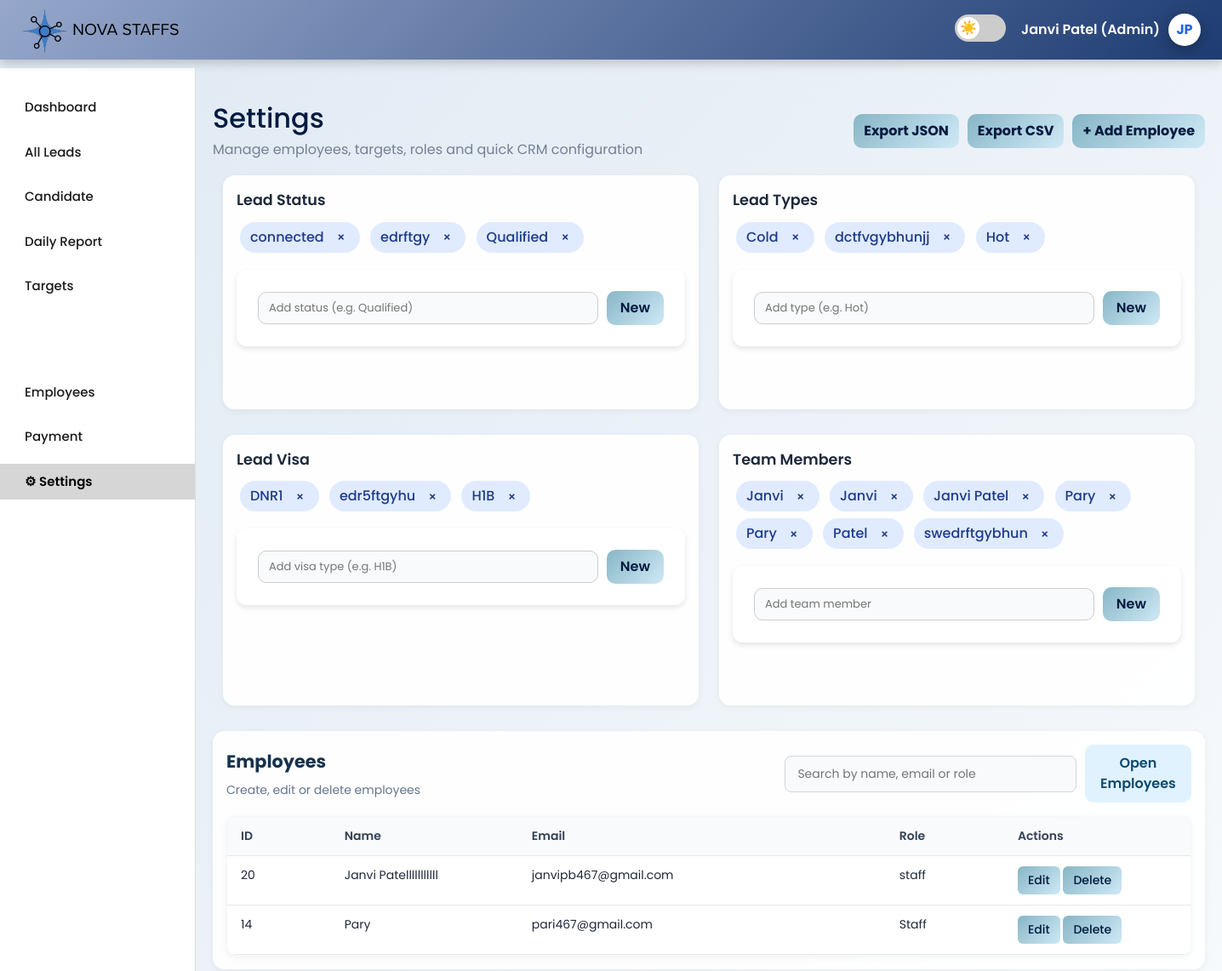
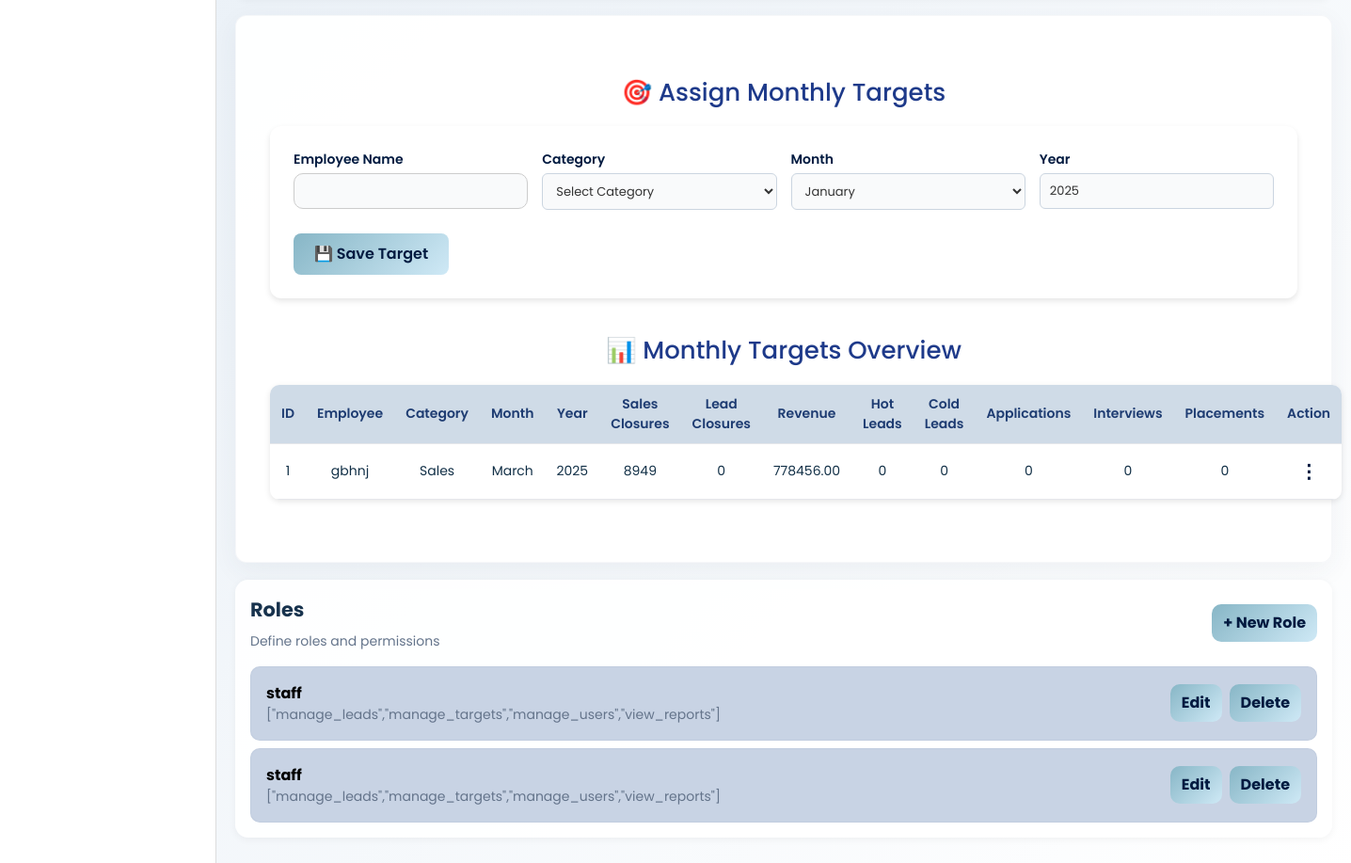
Screenshot of /setting.php (signed in) with the database file from the repository (2 pictures, top to bottom).
### tables this page shows
CREATE TABLE `lead_status` (
  `id` int(11) NOT NULL,
  `name` varchar(100) NOT NULL
);

CREATE TABLE `lead_type` (
  `id` int(11) NOT NULL,
  `name` varchar(100) NOT NULL
);

CREATE TABLE `lead_visa` (
  `id` int(11) NOT NULL,
  `name` varchar(100) NOT NULL
);

CREATE TABLE `team_members` (
  `id` int(11) NOT NULL,
  `name` varchar(100) NOT NULL
);

CREATE TABLE `employees` (
  `id` int(11) NOT NULL,
  `name` varchar(100) NOT NULL,
  `emp_id` varchar(50) NOT NULL,
  `join_date` date NOT NULL,
  `email` varchar(100) NOT NULL,
  `mobile` varchar(20) NOT NULL,
  `address` varchar(255) NOT NULL,
  `department` varchar(50) NOT NULL,
  `designation` varchar(50) NOT NULL,
  `salary` decimal(10,2) NOT NULL,
  `bank_account` varchar(50) NOT NULL,
  `ifsc` varchar(20) NOT NULL,
  `bank_name` varchar(100) NOT NULL,
  `payment_mode` varchar(20) NOT NULL,
  `created_at` timestamp NOT NULL DEFAULT current_timestamp(),
  `role` varchar(20) DEFAULT 'staff'
);

CREATE TABLE `month_target` (
  `id` int(11) NOT NULL,
  `employee` varchar(100) NOT NULL,
  `category` varchar(50) NOT NULL,
  `month` varchar(20) NOT NULL,
  `year` int(11) NOT NULL,
  `closure_sales` int(11) DEFAULT 0,
  `closure_lead` int(11) DEFAULT 0,
  `revenue` decimal(15,2) DEFAULT 0.00,
  `cold_leads` int(11) DEFAULT 0,
  `hot_leads` int(11) DEFAULT 0,
  `interviews` int(11) DEFAULT 0,
  `placements` int(11) DEFAULT 0,
  `applications` int(11) DEFAULT 0,
  `created_at` timestamp NOT NULL DEFAULT current_timestamp()
);

CREATE TABLE `roles` (
  `id` int(11) NOT NULL,
  `role_key` varchar(50) DEFAULT NULL,
  `role_name` varchar(100) DEFAULT NULL,
  `permissions` longtext DEFAULT NULL CHECK (json_valid(`permissions`)),
  `created_at` timestamp NOT NULL DEFAULT current_timestamp()
);

### setting.php (the view, shortened to what this page needs)
<?php
$servername = "localhost";
$username   = "root";
$password   = "";
$dbname     = "crm";
$conn = new mysqli($servername, $username, $password, $dbname);
$userName = $_SESSION['user_name'] ?? 'Guest';
$userRole = $_SESSION['user_role'] ?? "user";
function flash_get() {
    $f = $_SESSION['flash'] ?? null;
    return $f;
}
$conn->query("CREATE TABLE IF NOT EXISTS employees (
    id INT AUTO_INCREMENT PRIMARY KEY,
    name VARCHAR(255) NOT NULL,
    email VARCHAR(255) NOT NULL UNIQUE,
    role VARCHAR(100) DEFAULT 'Staff',
    created_at TIMESTAMP DEFAULT CURRENT_TIMESTAMP
)");
$conn->query("CREATE TABLE IF NOT EXISTS roles (
    id INT AUTO_INCREMENT PRIMARY KEY,
    role_name VARCHAR(100) NOT NULL,
    permissions TEXT,
    created_at TIMESTAMP DEFAULT CURRENT_TIMESTAMP
)");
$conn->query("CREATE TABLE IF NOT EXISTS targets (
    id INT AUTO_INCREMENT PRIMARY KEY,
    employee_id INT NOT NULL,
    category VARCHAR(100) DEFAULT '',
    target_value DECIMAL(14,2) NOT NULL,
    achieved_value DECIMAL(14,2) DEFAULT 0,
    month VARCHAR(20),
    year INT,
    created_at TIMESTAMP DEFAULT CURRENT_TIMESTAMP,
    updated_at TIMESTAMP NULL DEFAULT NULL,
    FOREIGN KEY (employee_id) REFERENCES employees(id) ON DELETE CASCADE
) ENGINE=InnoDB DEFAULT CHARSET=utf8mb4;");
$conn->query("CREATE TABLE IF NOT EXISTS logs (
    id INT AUTO_INCREMENT PRIMARY KEY,
    user VARCHAR(100),
    action VARCHAR(100),
    details TEXT,
    created_at TIMESTAMP DEFAULT CURRENT_TIMESTAMP
)");
$employees_res = $conn->query("SELECT id, name, email, role FROM employees ORDER BY name");
$roles_res = $conn->query("SELECT * FROM roles ORDER BY id ASC");
$flash = flash_get();
$logoPath = 'nova.png';
$leadStatus = $conn->query("SELECT * FROM lead_status ORDER BY `name` ASC");
$leadType   = $conn->query("SELECT * FROM lead_type ORDER BY `name` ASC");
$leadVisa   = $conn->query("SELECT * FROM lead_visa ORDER BY `name` ASC");
$teamMembers = $conn->query("SELECT * FROM team_members ORDER BY name ASC");
$editData = null;
$result = $conn->query("SELECT * FROM month_target ORDER BY id DESC");
?>
<!DOCTYPE html>
<html lang="en">
<head>
  <link href="https://cdn.jsdelivr.net/npm/bootstrap@5.3.2/dist/css/bootstrap.min.css" rel="stylesheet">
</head>
<body>
<header>
  <div class="header-left"><img src="<?=htmlspecialchars($logoPath)?>" alt="nova staff" class="logo"></div>
  <div class="header-right">
    <label class="switch"><input type="checkbox" id="themeToggle"><span class="slider"></span></label>
    <div class="profile" id="profileMenu">
      <span id="profileName"><?= htmlspecialchars($userName) ?>&nbsp;(<?= ucfirst($userRole) ?>)</span>
      <div class="profile-img">
        <?php
          $parts = explode(' ', trim($userName));
          $initials = strtoupper(substr($parts[0], 0, 1) . (isset($parts[1]) ? substr($parts[1], 0, 1) : ''));
          echo $initials;
        ?>
      </div>
    </div>
  </div>
</header>
<div class="sidebar">
  <button onclick="location.href='index.php'"> Dashboard</button>
  <button onclick="location.href='all_leads.php'"> All Leads</button>
  <button onclick="location.href='Candidate.php'"> Candidate</button>
  <button onclick="location.href='daily_report.php'"> Daily Report</button>
  <button onclick="location.href='target.php'"> Targets</button><br><br><br><br>
  <?php if($userRole === 'admin'): ?>
    <button onclick="location.href='employees.php'">Employees</button>
    <button  onclick="location.href='payment.php'">Payment</button>
    <button class="active" onclick="location.href='setting.php'">⚙ Settings</button>
  <?php endif; ?>
</div>
  <main class="main"><?php if ($flash): ?>
      <div class="alert alert-<?= $flash['type'] === 'error' ? 'danger' : 'success' ?>"><?= htmlspecialchars($flash['text']) ?></div>
    <?php endif; ?>
    <div style="display:flex;align-items:center;justify-content:space-between;margin-bottom:18px;">
      <div>
        <h1 style="margin:0; font-size:32px;">Settings</h1>
        <div style="color:var(--muted); margin-top:6px;">Manage employees, targets, roles and quick CRM configuration</div>
      </div>
      <div style="display:flex;gap:10px;align-items:center">
        <a href="?export_settings=1" class="btn btn-outline-primary">Export JSON</a>
        <a href="?export_csv=1" class="btn btn-outline-secondary">Export CSV</a>
        <button class="btn btn-primary" onclick="openEmployeeModal()">+ Add Employee</button>
      </div>
    </div>
    <div class="container-fluid">
      <div class="row g-4">
<div class="col-md-6">
  <div class="card p-3 h-100">
    <div class="section-title mb-2">Lead Status</div>
    <div>
      <?php if ($leadStatus && $leadStatus->num_rows): ?>
        <?php while ($row = $leadStatus->fetch_assoc()): ?>
          <span class="badge-item">
            <?= htmlspecialchars($row['name']) ?>
            <a href="?del_status=<?= $row['id'] ?>">×</a>
          </span>
        <?php endwhile; ?>
        <?php else: ?>
  <p class="text-muted mb-0" style="font-style:italic;">No records found</p>
<?php endif; ?>
    </div>
    <form method="post" class="d-flex mt-3" style="gap:10px;">
      <input type="text" name="status_name" placeholder="Add status (e.g. Qualified)">
      <button type="submit" name="add_status" class="btn-new">New</button>
    </form>
  </div>
</div>
<div class="col-md-6">
  <div class="card p-3 h-100">
    <div class="section-title mb-2">Lead Types</div>
    <div>
      <?php if ($leadType && $leadType->num_rows): ?>
        <?php while ($row = $leadType->fetch_assoc()): ?>
          <span class="badge-item">
            <?= htmlspecialchars($row['name']) ?>
            <a href="?del_type=<?= $row['id'] ?>">×</a>
          </span>
        <?php endwhile; ?>
                 <?php else: ?>
  <p class="text-muted mb-0" style="font-style:italic;">No record found.</p>
             <?php endif; ?>
    </div>
    <form method="post" class="d-flex mt-3" style="gap:10px;">
      <input type="text" name="type_name" placeholder="Add type (e.g. Hot)">
      <button type="submit" name="add_type" class="btn-new">New</button>
    </form>
  </div>
</div>
<div class="col-md-6"style="margin-top:30px;">
  <div class="card p-3 h-100">
    <div class="section-title mb-2">Lead Visa</div>
    <div>
      <?php if ($leadVisa && $leadVisa->num_rows): ?>
        <?php while ($row = $leadVisa->fetch_assoc()): ?>
          <span class="badge-item">
            <?= htmlspecialchars($row['name']) ?>
            <a href="?del_visa=<?= $row['id'] ?>">×</a>
          </span>
        <?php endwhile; ?>
            <?php else: ?>
  <p class="text-muted mb-0" style="font-style:italic;">No record found.</p>
             <?php endif; ?>
    </div>
    <form method="post" class="d-flex mt-3" style="gap:10px;">
      <input type="text" name="visa_name" placeholder="Add visa type (e.g. H1B)">
      <button type="submit" name="add_visa" class="btn-new">New</button>
    </form>
  </div>
</div>
<div class="col-md-6"style="margin-top:30px;">
  <div class="card p-3 h-100">
    <div class="section-title mb-2">Team Members</div>
    <div>
      <?php if($teamMembers && $teamMembers->num_rows>0): ?>
        <?php while($m=$teamMembers->fetch_assoc()): ?>
          <span class="badge-item">
            <?=htmlspecialchars($m['name'])?>
            <a href="?del_member=<?=$m['id']?>">×</a>
          </span>
        <?php endwhile; ?>
      <?php else: ?>
  <p class="text-muted mb-0" style="font-style:italic;">No record found.</p>
      <?php endif; ?>
    </div>
    <form method="post" class="d-flex mt-3" style="gap:10px;">
      <input type="text" name="member_name" placeholder="Add team member">
      <button type="submit" name="add_member" class="btn-new">New</button>
    </form>
  </div>
</div>
      </div>
    </div>
    <div class="card" style="margin-top:30px;">
      <div class="d-flex justify-content-between align-items-center mb-3">
        <div>
          <div class="title">Employees</div>
          <div class="muted">Create, edit or delete employees</div>
        </div>
        <div style="display:flex;gap:10px;align-items:center">
          <input id="userSearch" class="input" placeholder="Search by name, email or role" style="min-width:260px">
          <button class="btn ghost" onclick="location.href='employees.php'">Open Employees</button>
        </div>
      </div>
      <div class="table-wrap">
        <table class="table mb-0">
          <thead>
            <tr><th>ID</th><th>Name</th><th>Email</th><th>Role</th><th>Actions</th></tr>
          </thead>
          <tbody id="userTableBody">
            <?php if ($employees_res && $employees_res->num_rows): while ($u = $employees_res->fetch_assoc()): ?>
            <tr>
              <td><?= intval($u['id']) ?></td>
              <td><?= htmlspecialchars($u['name']) ?></td>
              <td><?= htmlspecialchars($u['email']) ?></td>
              <td><?= htmlspecialchars($u['role']) ?></td>
              <td>
                <button class="action-btn action-edit" onclick='openEmployeeModal(<?= json_encode($u, JSON_HEX_TAG|JSON_HEX_APOS|JSON_HEX_QUOT|JSON_HEX_AMP) ?>)'>Edit</button>
                <a class="action-btn action-delete" href="setting.php?delete_employee=<?= $u['id'] ?>" onclick="return confirm('Delete employee?')">Delete</a>
              </td>
            </tr>
            <?php endwhile; else: ?>
            <tr class="no-data"><td colspan="5">No employees yet</td></tr>
            <?php endif; ?>
          </tbody>
        </table>
      </div>
    </div>
   <div class="target">
  <div class="container">
  <h2>🎯 <?= $editData ? 'Edit Target' : 'Assign Monthly Targets' ?></h2>
  <form method="POST">
    <div class="form-grid">
      <div>
        <label>Employee Name</label>
        <input type="text" name="employee" value="<?= $editData['employee'] ?? '' ?>" required>
      </div>
      <div>
        <label>Category</label>
        <select name="category" id="category" onchange="toggleFields()" required>
          <option value="">Select Category</option>
        </select>
      </div>
      <div>
        <label>Month</label>
        <select name="month" required>
          <?php
            $months = ["January","February","March","April","May","June","July","August","September","October","November","December"];
            foreach($months as $m) echo "<option value='$m'>$m</option>";
          ?>
        </select>
      </div>
      <div>
        <label>Year</label>
        <input type="number" name="year" value="<?= date('Y') ?>" required>
      </div>
    </div>
    <button type="submit"><?= $editData ? '🔁 Update Target' : '💾 Save Target' ?></button>
  </form>
  <h2>📊 Monthly Targets Overview</h2>
  <table>
    <thead>
      <tr>
        <th>ID</th>
        <th>Employee</th>
        <th>Category</th>
        <th>Month</th>
        <th>Year</th>
        <th>Sales Closures</th>
        <th>Lead Closures</th>
        <th>Revenue</th>
        <th>Hot Leads</th>
        <th>Cold Leads</th>
        <th>Applications</th>
        <th>Interviews</th>
        <th>Placements</th>
        <th>Action</th>
      </tr>
    </thead>
    <tbody>
      <?php while($row = $result->fetch_assoc()): ?>
      <tr>
        <td><?= $row['id'] ?></td>
        <td><?= htmlspecialchars($row['employee']) ?></td>
        <td><?= htmlspecialchars($row['category']) ?></td>
        <td><?= htmlspecialchars($row['month']) ?></td>
        <td><?= htmlspecialchars($row['year']) ?></td>
        <td><?= $row['closure_sales'] ?? 0 ?></td>
        <td><?= $row['closure_lead'] ?? 0 ?></td>
        <td><?= $row['revenue'] ?? 0 ?></td>
        <td><?= $row['hot_leads'] ?? 0 ?></td>
        <td><?= $row['cold_leads'] ?? 0 ?></td>
        <td><?= $row['applications'] ?? 0 ?></td>
        <td><?= $row['interviews'] ?? 0 ?></td>
        <td><?= $row['placements'] ?? 0 ?></td>
<td>
  <div class="action-menu">
    <button type="button" class="menu-toggle">⋮</button>
  </div>
</td>
      </tr>
      <?php endwhile; ?>
    </tbody>
  </table>
</div>
</div>
    <div class="card">
      <div class="d-flex justify-content-between align-items-center mb-3">
        <div>
          <div class="title">Roles</div>
          <div class="muted">Define roles and permissions</div>
        </div>
        <div>
          <button class="btn" onclick="openRoleModal()">+ New Role</button>
        </div>
      </div>
      <div class="d-flex flex-column gap-2">
        <?php if ($roles_res && $roles_res->num_rows): while ($r = $roles_res->fetch_assoc()): ?>
          <div class="d-flex justify-content-between align-items-center p-3" style="border-radius:10px;background: #c8d3e4ff;border:1px solid rgba(30,60,114,0.04);color:black">
            <div>
              <div style="font-weight:700"><?= htmlspecialchars($r['role_name']) ?></div>
              <div class="muted"><?= htmlspecialchars($r['permissions']) ?></div>
            </div>
            <div style="display:flex;gap:8px">
              <button class="btn" onclick='openRoleModal(<?= json_encode($r, JSON_HEX_TAG|JSON_HEX_APOS|JSON_HEX_QUOT|JSON_HEX_AMP) ?>)' style="background:linear-gradient(135deg,#87b6c6,#cfe9f6);color:#001a40;">Edit</button>
              <a class="btn danger" href="setting.php?delete_role=<?= intval($r['id']) ?>" onclick="return confirm('Delete role?')">Delete</a>
            </div>
          </div>
        <?php endwhile; else: ?>
          <div class="muted">No roles defined</div>
        <?php endif; ?>
      </div>
    </div>
  </main>
</body>
</html>

### rows the page displays
lead_status: name "connected"
lead_status: name "edrftgy"
lead_status: name "Qualified"
lead_type: name "Cold"
lead_type: name "dctfvgybhunjj"
lead_type: name "Hot"
lead_visa: name "DNR1"
lead_visa: name "edr5ftgyhu"
lead_visa: name "H1B"
team_members: name "Janvi"
team_members: name "Janvi"
team_members: name "Janvi Patel"
team_members: name "Pary"
team_members: name "Pary"
team_members: name "Patel"
team_members: name "swedrftgybhun"
employees: id "20", name "Janvi Patelllllllllll", email "janvipb467@gmail.com", role "staff"
employees: id "14", name "Pary", email "pari467@gmail.com", role "Staff"
month_target: id "1", employee "gbhnj", category "Sales", month "March", year "2025", closure_sales "8949", closure_lead "0", revenue "778456.00", hot_leads "0", cold_leads "0", applications "0", interviews "0", placements "0"
roles: role_name "staff", permissions "[\"manage_leads\",\"manage_targets\",\"manage_users\",\"view_reports\"]"
roles: role_name "staff", permissions "[\"manage_leads\",\"manage_targets\",\"manage_users\",\"view_reports\"]"

### other values shown
$userName "Janvi Patel"
$userRole "Admin"
$initials "JP"
form field month "January"
